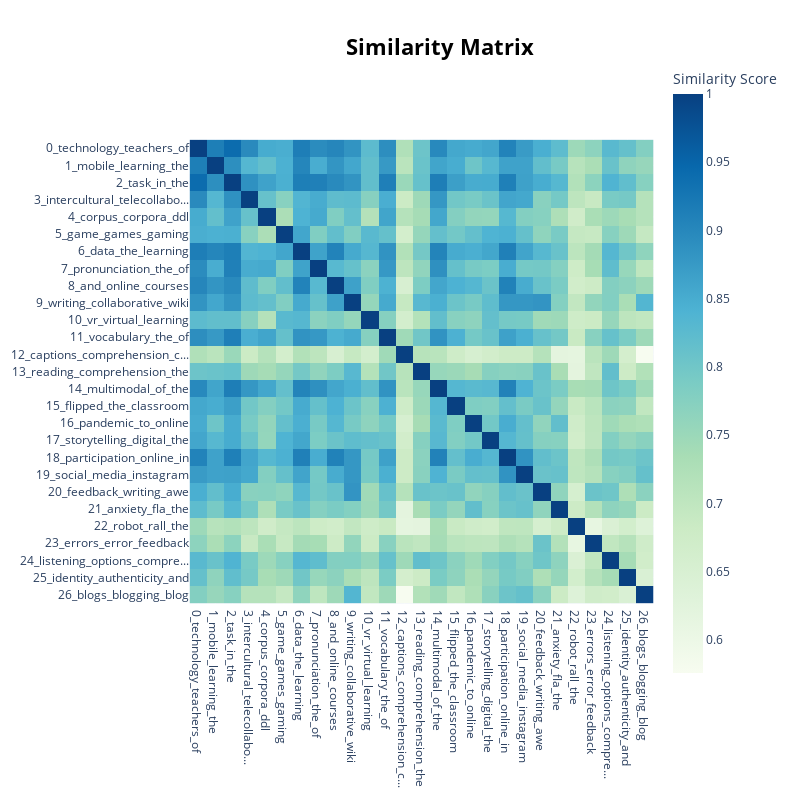

Notebook source saved alongside this figure:
### Code cell
model.visualize_heatmap()

### Figure 1 — Plotly figure (JSON) as saved in the notebook; plotly's stock layout.template omitted (floating-point values rounded to 4 significant figures; data arrays with more than 128 entries replaced by an {"elided": "..."} marker saying what was removed)
{"data": [{"coloraxis": "coloraxis", "hovertemplate": "x: %{x}<br>y: %{y}<br>Similarity Score: %{z}<extra></extra>", "name": "0", "type": "heatmap", "x": ["0_technology_teachers_of", "1_mobile_learning_the", "2_task_in_the", "3_intercultural_telecollabo...", "4_corpus_corpora_ddl", "5_game_games_gaming", "6_data_the_learning", "7_pronunciation_the_of", "8_and_online_courses", "9_writing_collaborative_wiki", "10_vr_virtual_learning", "11_vocabulary_the_of", "12_captions_comprehension_c...", "13_reading_comprehension_the", "14_multimodal_of_the", "15_flipped_the_classroom", "16_pandemic_to_online", "17_storytelling_digital_the", "18_participation_online_in", "19_social_media_instagram", "20_feedback_writing_awe", "21_anxiety_fla_the", "22_robot_rall_the", "23_errors_error_feedback", "24_listening_options_compre...", "25_identity_authenticity_and", "26_blogs_blogging_blog"], "xaxis": "x", "y": ["0_technology_teachers_of", "1_mobile_learning_the", "2_task_in_the", "3_intercultural_telecollabo...", "4_corpus_corpora_ddl", "5_game_games_gaming", "6_data_the_learning", "7_pronunciation_the_of", "8_and_online_courses", "9_writing_collaborative_wiki", "10_vr_virtual_learning", "11_vocabulary_the_of", "12_captions_comprehension_c...", "13_reading_comprehension_the", "14_multimodal_of_the", "15_flipped_the_classroom", "16_pandemic_to_online", "17_storytelling_digital_the", "18_participation_online_in", "19_social_media_instagram", "20_feedback_writing_awe", "21_anxiety_fla_the", "22_robot_rall_the", "23_errors_error_feedback", "24_listening_options_compre...", "25_identity_authenticity_and", "26_blogs_blogging_blog"], "yaxis": "y", "z": {"elided": "27x27 float values"}}], "layout": {"coloraxis": {"colorbar": {"title": {"text": "Similarity Score"}}, "colorscale": [[0, "rgb(247,252,240)"], [0.125, "rgb(224,243,219)"], [0.25, "rgb(204,235,197)"], [0.375, "rgb(168,221,181)"], [0.5, "rgb(123,204,196)"], [0.625, "rgb(78,179,211)"], [0.75, "rgb(43,140,190)"], [0.875, "rgb(8,104,172)"], [1, "rgb(8,64,129)"]]}, "height": 800, "hoverlabel": {"bgcolor": "white", "font": {"family": "Rockwell", "size": 16}}, "legend": {"title": {"text": "Trend"}}, "margin": {"t": 60}, "showlegend": true, "title": {"font": {"color": "Black", "size": 22}, "text": "<b>Similarity Matrix</b>", "x": 0.55, "xanchor": "center", "y": 0.95, "yanchor": "top"}, "width": 800, "xaxis": {"anchor": "y", "constrain": "domain", "domain": [0, 1], "scaleanchor": "y"}, "yaxis": {"anchor": "x", "autorange": "reversed", "constrain": "domain", "domain": [0, 1]}}}
